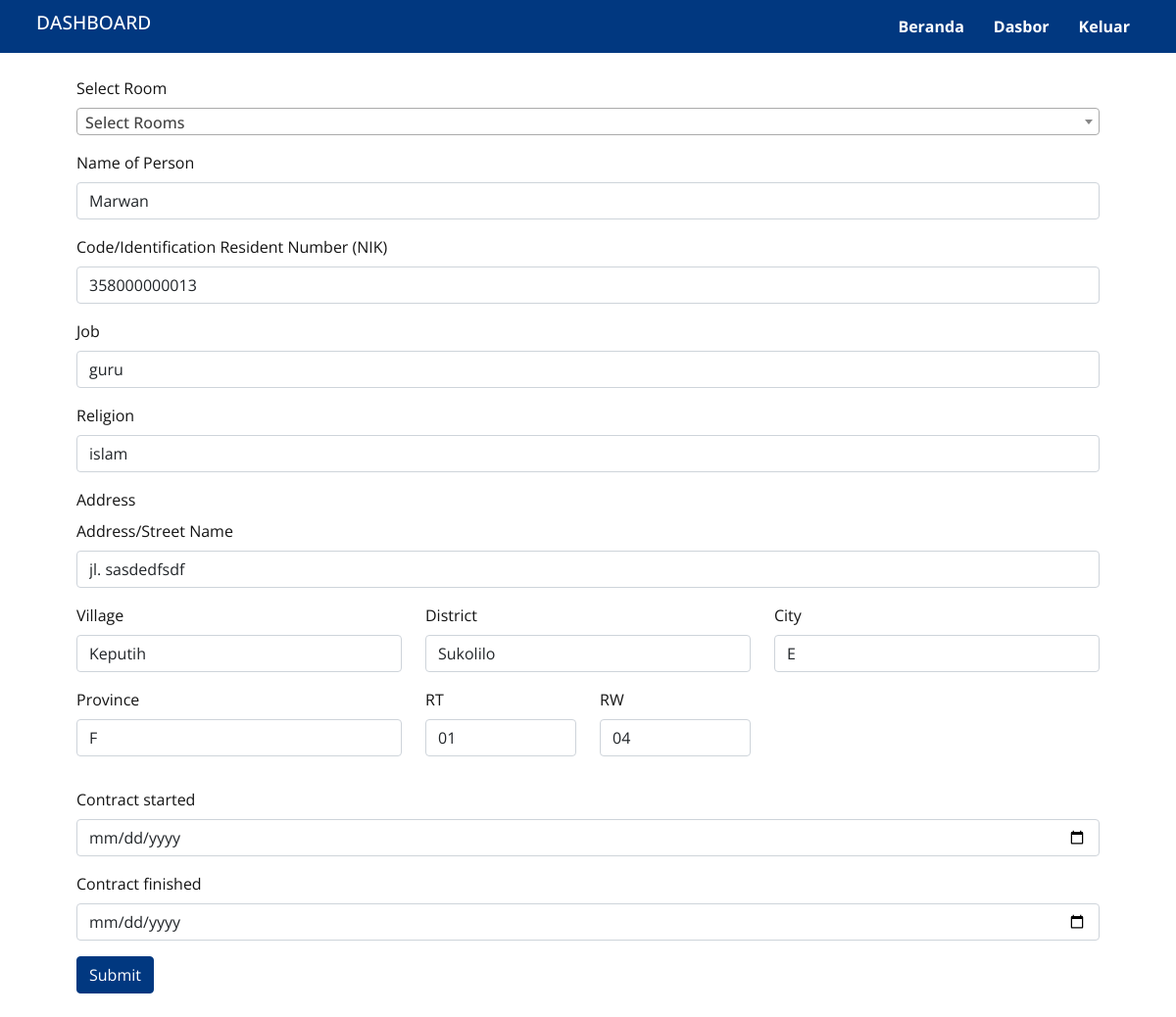
Page /data/renters/edit-renter.php?Tenant=22&Room=0175 (signed in) on the committed database.
### tables this page shows
CREATE TABLE `renters_tenants` (
  `id` int NOT NULL,
  `tenant_id` int NOT NULL,
  `room_id` varchar(50) NOT NULL,
  `due_started` date DEFAULT NULL,
  `due_finished` date DEFAULT NULL,
  `tenure_status` varchar(50) DEFAULT NULL,
  `agreement_number` varchar(50) DEFAULT NULL,
  `permit_flats` varchar(50) DEFAULT NULL
);

CREATE TABLE `tenants_table` (
  `id` int NOT NULL,
  `tenant_name` varchar(255) NOT NULL,
  `name_number` varchar(255) NOT NULL,
  `tenant_job` varchar(255) DEFAULT NULL,
  `tenant_religion` varchar(255) DEFAULT NULL,
  `marriage_status` varchar(255) DEFAULT NULL,
  `number_residents` varchar(255) DEFAULT NULL,
  `tenant_address` varchar(255) DEFAULT NULL,
  `tenant_rt_rw` varchar(255) DEFAULT NULL,
  `tenant_village` varchar(255) DEFAULT NULL,
  `tenant_district` varchar(255) DEFAULT NULL,
  `tenant_city` varchar(255) DEFAULT NULL,
  `tenant_province` varchar(255) DEFAULT NULL
);

### action/get-renters.php (called while the page is built, shortened)
<?php
include 'db_connect.php';
if ($_SERVER['REQUEST_METHOD'] === 'GET') {
    if (isset($_GET['Tenant']) && !empty($_GET['Tenant']) && isset($_GET['Room']) && !empty($_GET['Room'])) {
        $tenantID = $_GET['Tenant'];
        $sql = "SELECT rt.id as renter2room_id, rt.tenant_id, rt.room_id, rt.due_started, rt.due_finished, rt.tenure_status, rt.agreement_number, rt.permit_flats, rm.*, t.*
        FROM renters_tenants rt
        LEFT JOIN rooms_table rm ON rt.room_id = rm.room_id
        LEFT JOIN tenants_table t ON rt.tenant_id = t.id
        WHERE rt.tenant_id = $tenantID";
        $result = $conn->query($sql);
        if ($result->num_rows > 0) {
            $renters_table = $result->fetch_assoc();
        }
    }
}

### action/fucntion.php (called while the page is built, shortened)
<?php
function old($name)
{
    return null;
}

### data/renters/edit-renter.php (the view, shortened to what this page needs)
<!doctype html>
<html lang="en">
<head>
    <link href="https://cdn.jsdelivr.net/npm/bootstrap@5.0.2/dist/css/bootstrap.min.css" rel="stylesheet">
    <link rel="stylesheet" href="https://cdnjs.cloudflare.com/ajax/libs/magicsuggest/2.1.5/magicsuggest-min.css" />
    <link href="https://cdn.jsdelivr.net/npm/select2@4.1.0-rc.0/dist/css/select2.min.css" rel="stylesheet" />
    <link rel="stylesheet" href="/assets/css/style.css" />
</head>
<?php include_once $_SERVER['DOCUMENT_ROOT'] . '/action/first-load.php'; ?>
<?php include_once '../../action/get-renters.php' ?>
<body>
    <?php include '../../assets/view/dashboard_header.php' ?>
    <main>
        <div class="container ">
            <div class="row justify-content-center  m-2 p-3">
                <form action="/action/save-renter.php?Tenant=<?= $renters_table['tenant_id']; ?>&Room=<?= $renters_table['room_id']; ?>&renter2room_id=<?= $renters_table['renter2room_id']; ?>" method="POST" enctype="multipart/form-data">
                    <div class="mb-3">
                        <label for="room_id" class="form-label">Select Room</label>
                    </div>
                    <div class="mb-3">
                        <label for="tenant_name" class="form-label">Name of Person</label>
                        <input type="text" class="form-control" id="tenant_name" name="tenant_name" value="<?= old('tenant_name') ?? $renters_table['tenant_name']; ?>" required>
                    </div>
                    <div class="mb-3">
                        <label for="name_number" class="form-label">Code/Identification Resident Number (NIK)</label>
                        <input type="text" class="form-control" id="name_number" name="name_number" value="<?= old('name_number') ?? $renters_table['name_number']; ?>" required>
                    </div>
                    <div class="mb-3">
                        <label for="tenant_job" class="form-label">Job</label>
                        <input type="text" class="form-control" id="tenant_job" name="tenant_job" value="<?= old('tenant_job') ?? $renters_table['tenant_job']; ?>" required>
                    </div>
                    <div class="mb-3">
                        <label for="tenant_religion" class="form-label">Religion</label>
                        <input type="text" class="form-control" id="tenant_religion" name="tenant_religion" value="<?= old('tenant_religion') ?? $renters_table['tenant_religion']; ?>" required>
                    </div>
                    <div class="row mb-3">
                        <label for="tenant_address" class="form-label">Address</label>
                        <div class="mb-3 col-md-12">
                            <label for="tenant_address" class="form-label">Address/Street Name</label>
                            <input type="text" class="form-control" id="tenant_address" name="tenant_address" value="<?= old('tenant_address') ?? $renters_table['tenant_address']; ?>" required>
                        </div>
                        <div class="mb-3 col-md-4">
                            <label for="tenant_village" class="form-label">Village</label>
                            <input type="text" class="form-control" id="tenant_village" name="tenant_village" value="<?= old('tenant_village') ?? $renters_table['tenant_village']; ?>" required>
                        </div>
                        <div class="mb-3 col-md-4">
                            <label for="tenant_district" class="form-label">District</label>
                            <input type="text" class="form-control" id="tenant_district" name="tenant_district" value="<?= old('tenant_district') ?? $renters_table['tenant_district']; ?>" required>
                        </div>
                        <div class="mb-3 col-md-4">
                            <label for="tenant_city" class="form-label">City</label>
                            <input type="text" class="form-control" id="tenant_city" name="tenant_city" value="<?= old('tenant_city') ?? $renters_table['tenant_city']; ?>" required>
                        </div>
                        <div class="mb-3 col-md-4">
                            <label for="tenant_province" class="form-label">Province</label>
                            <input type="text" class="form-control" id="tenant_province" name="tenant_province" value="<?= old('tenant_province') ?? $renters_table['tenant_province']; ?>" required>
                        </div>
                        <?php $tenantRtRw = json_decode($renters_table['tenant_rt_rw'], true); ?>
                        <div class="mb-3 col-sm-2">
                            <label for="tenant_rt" class="form-label">RT</label>
                            <input type="text" class="form-control" id="tenant_rt" name="tenant_rt" value="<?= old('tenant_rt') ?? $tenantRtRw['tenant_rt']; ?>" required>
                        </div>
                        <div class="mb-3 col-sm-2">
                            <label for="tenant_rw" class="form-label">RW</label>
                            <input type="text" class="form-control" id="tenant_rw" name="tenant_rw" value="<?= old('tenant_rw') ?? $tenantRtRw['tenant_rw']; ?>" required>
                        </div>
                    </div>
                    <div class="mb-3">
                        <label for="due_started" class="form-label">Contract started</label>
                        <input type="date" class="form-control" id="due_started" name="due_started" value="<?= old('due_started') ?? $renters_table['due_started']; ?>">
                    </div>
                    <div class="mb-3">
                        <label for="due_finished" class="form-label">Contract finished</label>
                        <input type="date" class="form-control" id="due_finished" name="due_finished" value="<?= old('due_finished') ?? $renters_table['due_finished']; ?>">
                    </div>
                    <button type="submit" class="btn btn-primary">Submit</button>
                </form>
            </div>
        </div>
    </main>
</body>
</html>

### assets/css/style.css (style rules this page uses)
* { margin: 0; padding: 0; box-sizing: border-box; text-decoration: none !important; outline: none !important; border: none; scroll-behavior: smooth; }
body { font-family: "Open Sans", "Roboto", "Segoe UI", sans-serif; font-weight: 500; color: #141414; }
.btn-primary { background-color: #013880; border-color: #013880; }
label { font-weight: 400; }

### rows in the picture
renters_tenants: tenant_name "Marwan", name_number "358000000013", tenant_job "guru", tenant_religion "islam", tenant_address "jl. sasdedfsdf", tenant_village "Keputih", tenant_district "Sukolilo", tenant_city "E", tenant_province "F", tenant_rt "01", tenant_rw "04"
